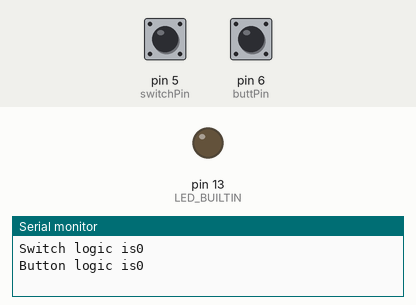
This sketch was run on a simulated Arduino Uno, built with avr-gcc and run on an emulated ATmega328P. Shown: output pins drawn as LEDs (lit = HIGH), the last lines printed to the serial monitor. The inputs (shaded band) are chosen by the test bench; at power-on: pin 5 (switchPin) HIGH, pin 6 (buttPin) HIGH.

Above: at 1.2 s.
1.3 s: pin 5 (switchPin) pulled LOW for 0.15 s
At 1.4 s:
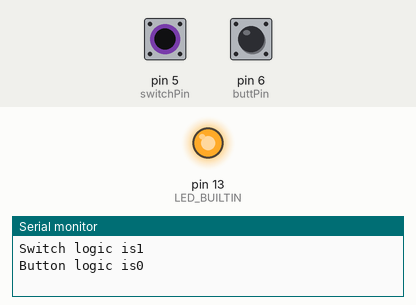
3.0 s: pin 5 (switchPin) pulled LOW for 3.2 s
At 7.5 s:
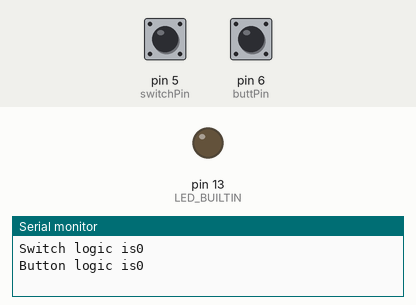
Timing chart, 0 to 9.0 s (numbered marks = the images above; inputs shaded):
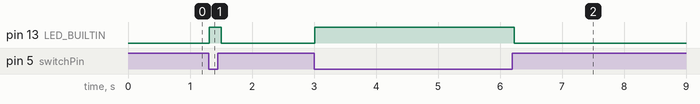

The sketch:

SensorLab2b.solution.ino
```cpp
/*
  My first conditional circuit code
  Author: Chet Udell
  Date: Spring 2021
*/

const int switchPin = 5;
const int buttPin = 6;

bool switchState = false;
bool buttState = false;

void setup() {
  //start serial connection
  Serial.begin(9600);

  //configure pin 2 as an input and enable the internal pull-up resistor
 pinMode(switchPin, INPUT_PULLUP);
 pinMode(buttPin, INPUT_PULLUP);

  // Set LED pin (13) as output to turn LED on or off
  pinMode(LED_BUILTIN, OUTPUT);

}

void loop() {
  // read the pushbutton value into a variable
  // Digital States can only be HIGH or LOW, 1 or 0, True or False
  switchState = digitalRead(switchPin);
  buttState = digitalRead(buttPin);

  // Keep in mind the pull-up means the pushbutton and switch logic is inverted. Voltage goes
  // HIGH when open, and LOW when it's pressed.
  // We call this "LOW-True" Logic and is common in circuits

  // We can invert this to "HIGH-True" Logic by using the !, which makes a 1 become 0, or a 0 become 1
  // Invert the switch value Logic
  switchState = !switchState;
  // Invert the button value Logic
  buttState = !buttState;

  // print out the value of the switch and pushbutton
  // A value of 0 at this point in the program means "false" and 1 means "true"
  Serial.print("Switch logic is");
  Serial.println(switchState);
  Serial.print("Button logic is");
  Serial.println(buttState);
  Serial.println(" ");

  // Turn on LED pin 13 when the
  // button or switch is active, and off when it's not:
  if (switchState == true) {
    digitalWrite(LED_BUILTIN, HIGH);
  } else {
    digitalWrite(LED_BUILTIN, LOW);
  }

  delay(100); // Pause the program 100ms before starting over again at the top of Loop

}
```

Measured:
- after the input at 1.3 s, pin 13 (LED_BUILTIN): LOW → HIGH at once, → LOW 0.20 s later
- after the input at 3.0 s, pin 13 (LED_BUILTIN): LOW → HIGH at once, → LOW 3.2 s later
